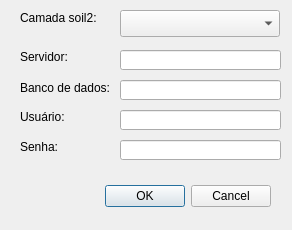
<?xml version="1.0" encoding="UTF-8"?>
<ui version="4.0">
 <class>UpSoloDialogBase</class>
 <widget class="QDialog" name="UpSoloDialogBase">
  <property name="geometry">
   <rect>
    <x>0</x>
    <y>0</y>
    <width>292</width>
    <height>230</height>
   </rect>
  </property>
  <property name="windowTitle">
   <string>Upload Solo</string>
  </property>
  <widget class="QDialogButtonBox" name="button_box">
   <property name="geometry">
    <rect>
     <x>40</x>
     <y>180</y>
     <width>231</width>
     <height>32</height>
    </rect>
   </property>
   <property name="orientation">
    <enum>Qt::Horizontal</enum>
   </property>
   <property name="standardButtons">
    <set>QDialogButtonBox::Cancel|QDialogButtonBox::Ok</set>
   </property>
  </widget>
  <widget class="QgsMapLayerComboBox" name="mMapLayerComboBox">
   <property name="geometry">
    <rect>
     <x>120</x>
     <y>10</y>
     <width>160</width>
     <height>27</height>
    </rect>
   </property>
  </widget>
  <widget class="QLabel" name="label">
   <property name="geometry">
    <rect>
     <x>20</x>
     <y>10</y>
     <width>81</width>
     <height>16</height>
    </rect>
   </property>
   <property name="text">
    <string>Camada soil2:</string>
   </property>
  </widget>
  <widget class="QLabel" name="label_2">
   <property name="geometry">
    <rect>
     <x>20</x>
     <y>50</y>
     <width>47</width>
     <height>13</height>
    </rect>
   </property>
   <property name="text">
    <string>Servidor:</string>
   </property>
  </widget>
  <widget class="QLineEdit" name="lineEditHost">
   <property name="geometry">
    <rect>
     <x>120</x>
     <y>50</y>
     <width>161</width>
     <height>20</height>
    </rect>
   </property>
  </widget>
  <widget class="QLabel" name="label_3">
   <property name="geometry">
    <rect>
     <x>20</x>
     <y>80</y>
     <width>91</width>
     <height>16</height>
    </rect>
   </property>
   <property name="text">
    <string>Banco de dados:</string>
   </property>
  </widget>
  <widget class="QLineEdit" name="lineEditBd">
   <property name="geometry">
    <rect>
     <x>120</x>
     <y>80</y>
     <width>161</width>
     <height>20</height>
    </rect>
   </property>
  </widget>
  <widget class="QLabel" name="label_4">
   <property name="geometry">
    <rect>
     <x>20</x>
     <y>110</y>
     <width>47</width>
     <height>13</height>
    </rect>
   </property>
   <property name="text">
    <string>Usuário:</string>
   </property>
  </widget>
  <widget class="QLineEdit" name="lineEditUser">
   <property name="geometry">
    <rect>
     <x>120</x>
     <y>110</y>
     <width>161</width>
     <height>20</height>
    </rect>
   </property>
  </widget>
  <widget class="QLabel" name="label_5">
   <property name="geometry">
    <rect>
     <x>20</x>
     <y>140</y>
     <width>47</width>
     <height>13</height>
    </rect>
   </property>
   <property name="text">
    <string>Senha:</string>
   </property>
  </widget>
  <widget class="QLineEdit" name="lineEditPass">
   <property name="geometry">
    <rect>
     <x>120</x>
     <y>140</y>
     <width>161</width>
     <height>20</height>
    </rect>
   </property>
  </widget>
 </widget>
 <customwidgets>
  <customwidget>
   <class>QgsMapLayerComboBox</class>
   <extends>QComboBox</extends>
   <header>qgsmaplayercombobox.h</header>
  </customwidget>
 </customwidgets>
 <resources/>
 <connections>
  <connection>
   <sender>button_box</sender>
   <signal>accepted()</signal>
   <receiver>UpSoloDialogBase</receiver>
   <slot>accept()</slot>
   <hints>
    <hint type="sourcelabel">
     <x>20</x>
     <y>20</y>
    </hint>
    <hint type="destinationlabel">
     <x>20</x>
     <y>20</y>
    </hint>
   </hints>
  </connection>
  <connection>
   <sender>button_box</sender>
   <signal>rejected()</signal>
   <receiver>UpSoloDialogBase</receiver>
   <slot>reject()</slot>
   <hints>
    <hint type="sourcelabel">
     <x>20</x>
     <y>20</y>
    </hint>
    <hint type="destinationlabel">
     <x>20</x>
     <y>20</y>
    </hint>
   </hints>
  </connection>
 </connections>
</ui>
